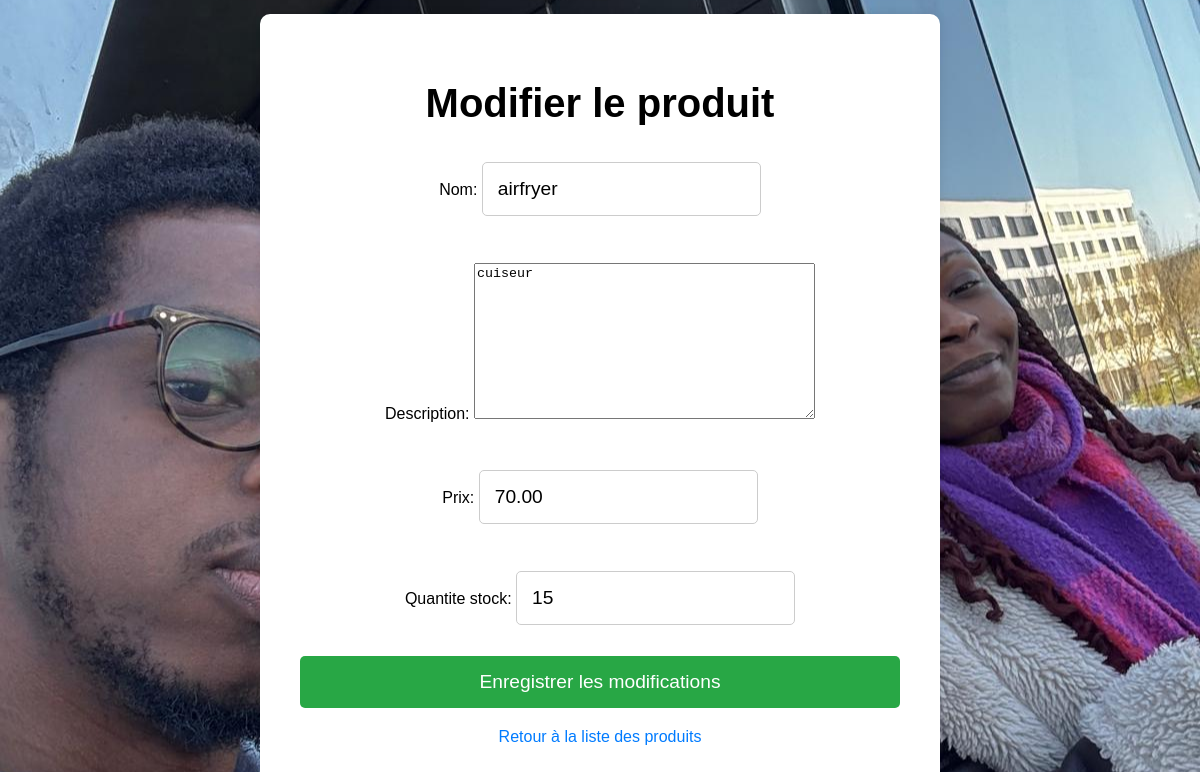
Page /inventaire/produit/modifier/4/ on the committed database.
### inventaire/models.py (models this page shows, shortened)
class Produit(models.Model):
    nom = models.CharField(max_length=100)  # Le nom du produit
    description = models.TextField()        # La description du produit
    prix = models.DecimalField(max_digits=10, decimal_places=2)  # Le prix du produit
    quantite_stock = models.PositiveIntegerField()  # La quantité en stock

### inventaire/views.py (the view)
# urls.py: path('produit/modifier/<int:pk>/', views.modifier_produit, name='modifier_produit'),
def modifier_produit(request, pk):
    produit = get_object_or_404(Produit, pk=pk)
    if request.method == 'POST':
        form = ProduitForm(request.POST, instance=produit)
        if form.is_valid():
            form.save()
            return redirect('liste_produits')
    else:
        form = ProduitForm(instance=produit)
    return render(request, 'inventaire/modifier_produit.html', {'form': form})

### inventaire/forms.py
class ProduitForm(forms.ModelForm):
    class Meta:
        model = Produit  # Spécifie le modèle associé au formulaire
        fields = ['nom', 'description', 'prix', 'quantite_stock']  # Les champs à inclure dans le formulaire

### inventaire/templates/inventaire/modifier_produit.html (shortened to what this page needs)
<!DOCTYPE html>
<html lang="fr">
<head>
    {% load static %}
    <link rel="stylesheet" href="{% static 'css/style.css' %}">
</head>
<body>
    <div class="container">
        <h1>Modifier le produit</h1>
        <form method="POST">
            {{ form.as_p }}
            <button type="submit">Enregistrer les modifications</button>
        </form>
        <div class="back-link">
            <a href="{% url 'liste_produits' %}">Retour à la liste des produits</a>
        </div>
    </div>
</body>
</html>

### inventaire/static/css/style.css (style rules this page uses)
body { font-family: Arial, sans-serif; margin: 0; padding: 0; height: 100%; background: white url("images/background.jpg") no-repeat; background-size: cover; background-position: center; background-attachment: fixed; display: flex; justify-content: center; align-items: center; text-align: center; }

### inventaire/templates/inventaire/modifier_produit.html (style rules this page uses)
body { font-family: Arial, sans-serif; background-color: #f4f4f4; margin: 0; padding: 0; display: flex; justify-content: center; align-items: center; height: 100vh; }
.container { background-color: white; padding: 40px; border-radius: 10px; box-shadow: 0 0 10px rgba(0, 0, 0, 0.1); width: 100%; max-width: 600px; }
h1 { font-size: 2.5em; margin-bottom: 20px; text-align: center; }
form { display: flex; flex-direction: column; gap: 15px; }
form input { padding: 15px; font-size: 1.2em; border-radius: 5px; border: 1px solid #ccc; }
form button { background-color: #28a745; color: white; padding: 15px; font-size: 1.2em; border-radius: 5px; border: none; cursor: pointer; transition: background-color 0.3s ease; }
.back-link { text-align: center; margin-top: 20px; }
.back-link a { color: #007BFF; text-decoration: none; }

### rows in the picture
Produit: nom "airfryer", description "cuiseur", prix "70.00", quantite_stock "15"
